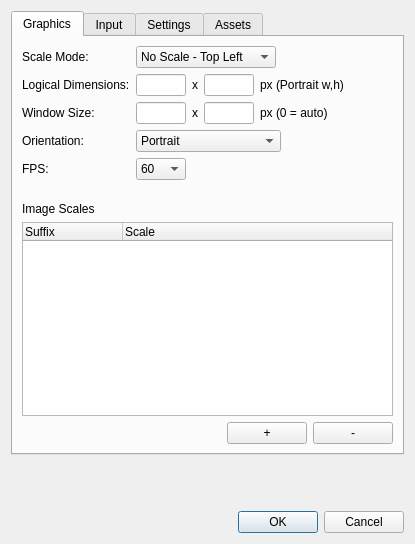
<?xml version="1.0" encoding="UTF-8"?>
<ui version="4.0">
 <class>ProjectPropertiesDialog</class>
 <widget class="QDialog" name="ProjectPropertiesDialog">
  <property name="geometry">
   <rect>
    <x>0</x>
    <y>0</y>
    <width>415</width>
    <height>544</height>
   </rect>
  </property>
  <property name="windowTitle">
   <string>Project Properties</string>
  </property>
  <layout class="QVBoxLayout" name="verticalLayout_6">
   <item>
    <widget class="QTabWidget" name="tabWidget">
     <property name="currentIndex">
      <number>0</number>
     </property>
     <widget class="QWidget" name="tab">
      <attribute name="title">
       <string>Graphics</string>
      </attribute>
      <layout class="QVBoxLayout" name="verticalLayout_4">
       <item>
        <layout class="QHBoxLayout" name="horizontalLayout_7">
         <item>
          <layout class="QVBoxLayout" name="verticalLayout_2">
           <item>
            <widget class="QLabel" name="label_4">
             <property name="toolTip">
              <string>Defines how the screen is scaled

This feature sets the type of screen scaling. See 
Gideros Studio documentation for definition of 
each mode.</string>
             </property>
             <property name="text">
              <string>Scale Mode:</string>
             </property>
            </widget>
           </item>
           <item>
            <widget class="QLabel" name="label">
             <property name="toolTip">
              <string>Defines logical dimensions

Sets the logical dimensions of the device screen.</string>
             </property>
             <property name="text">
              <string>Logical Dimensions:</string>
             </property>
            </widget>
           </item>
           <item>
            <widget class="QLabel" name="label_15">
             <property name="toolTip">
              <string>Defines window size

Sets the window size of the app screen, for desktop versions.</string>
             </property>
             <property name="text">
              <string>Window Size:</string>
             </property>
            </widget>
           </item>
           <item>
            <widget class="QLabel" name="label_6">
             <property name="toolTip">
              <string>Defines the default screen orientation, which is either 
portrait or landscape.</string>
             </property>
             <property name="text">
              <string>Orientation:</string>
             </property>
            </widget>
           </item>
           <item>
            <widget class="QLabel" name="label_12">
             <property name="toolTip">
              <string>Defines the default screen orientation, which is either 
portrait or landscape.</string>
             </property>
             <property name="text">
              <string>FPS:</string>
             </property>
            </widget>
           </item>
          </layout>
         </item>
         <item>
          <layout class="QVBoxLayout" name="verticalLayout">
           <item>
            <layout class="QHBoxLayout" name="horizontalLayout_2">
             <item>
              <widget class="QComboBox" name="scaleMode">
               <property name="minimumSize">
                <size>
                 <width>140</width>
                 <height>0</height>
                </size>
               </property>
               <item>
                <property name="text">
                 <string>No Scale - Top Left</string>
                </property>
               </item>
               <item>
                <property name="text">
                 <string>No Scale - Center</string>
                </property>
               </item>
               <item>
                <property name="text">
                 <string>Pixel Perfect</string>
                </property>
               </item>
               <item>
                <property name="text">
                 <string>Letterbox</string>
                </property>
               </item>
               <item>
                <property name="text">
                 <string>Crop</string>
                </property>
               </item>
               <item>
                <property name="text">
                 <string>Stretch</string>
                </property>
               </item>
               <item>
                <property name="text">
                 <string>Fit Width</string>
                </property>
               </item>
               <item>
                <property name="text">
                 <string>Fit Height</string>
                </property>
               </item>
              </widget>
             </item>
             <item>
              <spacer name="horizontalSpacer_2">
               <property name="orientation">
                <enum>Qt::Horizontal</enum>
               </property>
               <property name="sizeHint" stdset="0">
                <size>
                 <width>40</width>
                 <height>20</height>
                </size>
               </property>
              </spacer>
             </item>
            </layout>
           </item>
           <item>
            <layout class="QHBoxLayout" name="horizontalLayout">
             <item>
              <widget class="QLineEdit" name="logicalWidth">
               <property name="sizePolicy">
                <sizepolicy hsizetype="Fixed" vsizetype="Fixed">
                 <horstretch>0</horstretch>
                 <verstretch>0</verstretch>
                </sizepolicy>
               </property>
               <property name="minimumSize">
                <size>
                 <width>50</width>
                 <height>0</height>
                </size>
               </property>
               <property name="maximumSize">
                <size>
                 <width>50</width>
                 <height>16777215</height>
                </size>
               </property>
              </widget>
             </item>
             <item>
              <widget class="QLabel" name="label_2">
               <property name="text">
                <string>x</string>
               </property>
              </widget>
             </item>
             <item>
              <widget class="QLineEdit" name="logicalHeight">
               <property name="sizePolicy">
                <sizepolicy hsizetype="Fixed" vsizetype="Fixed">
                 <horstretch>0</horstretch>
                 <verstretch>0</verstretch>
                </sizepolicy>
               </property>
               <property name="minimumSize">
                <size>
                 <width>50</width>
                 <height>0</height>
                </size>
               </property>
               <property name="maximumSize">
                <size>
                 <width>50</width>
                 <height>16777215</height>
                </size>
               </property>
              </widget>
             </item>
             <item>
              <widget class="QLabel" name="label_3">
               <property name="text">
                <string>px (Portrait w,h)</string>
               </property>
              </widget>
             </item>
             <item>
              <spacer name="horizontalSpacer">
               <property name="orientation">
                <enum>Qt::Horizontal</enum>
               </property>
               <property name="sizeHint" stdset="0">
                <size>
                 <width>40</width>
                 <height>20</height>
                </size>
               </property>
              </spacer>
             </item>
            </layout>
           </item>
           <item>
            <layout class="QHBoxLayout" name="horizontalLayout1">
             <item>
              <widget class="QLineEdit" name="windowWidth">
               <property name="sizePolicy">
                <sizepolicy hsizetype="Fixed" vsizetype="Fixed">
                 <horstretch>0</horstretch>
                 <verstretch>0</verstretch>
                </sizepolicy>
               </property>
               <property name="minimumSize">
                <size>
                 <width>50</width>
                 <height>0</height>
                </size>
               </property>
               <property name="maximumSize">
                <size>
                 <width>50</width>
                 <height>16777215</height>
                </size>
               </property>
              </widget>
             </item>
             <item>
              <widget class="QLabel" name="label_21">
               <property name="text">
                <string>x</string>
               </property>
              </widget>
             </item>
             <item>
              <widget class="QLineEdit" name="windowHeight">
               <property name="sizePolicy">
                <sizepolicy hsizetype="Fixed" vsizetype="Fixed">
                 <horstretch>0</horstretch>
                 <verstretch>0</verstretch>
                </sizepolicy>
               </property>
               <property name="minimumSize">
                <size>
                 <width>50</width>
                 <height>0</height>
                </size>
               </property>
               <property name="maximumSize">
                <size>
                 <width>50</width>
                 <height>16777215</height>
                </size>
               </property>
              </widget>
             </item>
             <item>
              <widget class="QLabel" name="label_31">
               <property name="text">
                <string>px (0 = auto) </string>
               </property>
              </widget>
             </item>
             <item>
              <spacer name="horizontalSpacer1">
               <property name="orientation">
                <enum>Qt::Horizontal</enum>
               </property>
               <property name="sizeHint" stdset="0">
                <size>
                 <width>40</width>
                 <height>20</height>
                </size>
               </property>
              </spacer>
             </item>
            </layout>
           </item>
           <item>
            <layout class="QHBoxLayout" name="horizontalLayout_3">
             <item>
              <widget class="QComboBox" name="orientation">
               <property name="minimumSize">
                <size>
                 <width>140</width>
                 <height>0</height>
                </size>
               </property>
               <item>
                <property name="text">
                 <string>Portrait</string>
                </property>
               </item>
               <item>
                <property name="text">
                 <string>Landscape Left</string>
                </property>
               </item>
               <item>
                <property name="text">
                 <string>Portrait Upside Down</string>
                </property>
               </item>
               <item>
                <property name="text">
                 <string>Landscape Right</string>
                </property>
               </item>
              </widget>
             </item>
             <item>
              <spacer name="horizontalSpacer_4">
               <property name="orientation">
                <enum>Qt::Horizontal</enum>
               </property>
               <property name="sizeHint" stdset="0">
                <size>
                 <width>40</width>
                 <height>20</height>
                </size>
               </property>
              </spacer>
             </item>
            </layout>
           </item>
           <item>
            <layout class="QHBoxLayout" name="horizontalLayout_5">
             <item>
              <widget class="QComboBox" name="fps">
               <property name="minimumSize">
                <size>
                 <width>50</width>
                 <height>0</height>
                </size>
               </property>
               <item>
                <property name="text">
                 <string>60</string>
                </property>
               </item>
               <item>
                <property name="text">
                 <string>30</string>
                </property>
               </item>
              </widget>
             </item>
             <item>
              <spacer name="horizontalSpacer_5">
               <property name="orientation">
                <enum>Qt::Horizontal</enum>
               </property>
               <property name="sizeHint" stdset="0">
                <size>
                 <width>40</width>
                 <height>20</height>
                </size>
               </property>
              </spacer>
             </item>
            </layout>
           </item>
          </layout>
         </item>
        </layout>
       </item>
       <item>
        <spacer name="verticalSpacer_2">
         <property name="orientation">
          <enum>Qt::Vertical</enum>
         </property>
         <property name="sizeType">
          <enum>QSizePolicy::Fixed</enum>
         </property>
         <property name="sizeHint" stdset="0">
          <size>
           <width>20</width>
           <height>16</height>
          </size>
         </property>
        </spacer>
       </item>
       <item>
        <widget class="QLabel" name="label_5">
         <property name="text">
          <string>Image Scales</string>
         </property>
        </widget>
       </item>
       <item>
        <layout class="QVBoxLayout" name="verticalLayout_3">
         <item>
          <widget class="QTreeWidget" name="imageScales">
           <property name="alternatingRowColors">
            <bool>true</bool>
           </property>
           <property name="rootIsDecorated">
            <bool>false</bool>
           </property>
           <column>
            <property name="text">
             <string>Suffix</string>
            </property>
           </column>
           <column>
            <property name="text">
             <string>Scale</string>
            </property>
           </column>
          </widget>
         </item>
         <item>
          <layout class="QHBoxLayout" name="horizontalLayout_4">
           <item>
            <spacer name="horizontalSpacer_3">
             <property name="orientation">
              <enum>Qt::Horizontal</enum>
             </property>
             <property name="sizeHint" stdset="0">
              <size>
               <width>40</width>
               <height>20</height>
              </size>
             </property>
            </spacer>
           </item>
           <item>
            <widget class="QPushButton" name="add">
             <property name="text">
              <string>+</string>
             </property>
            </widget>
           </item>
           <item>
            <widget class="QPushButton" name="remove">
             <property name="text">
              <string>-</string>
             </property>
            </widget>
           </item>
          </layout>
         </item>
        </layout>
       </item>
      </layout>
     </widget>
     <widget class="QWidget" name="tab_3">
      <attribute name="title">
       <string>Input</string>
      </attribute>
      <layout class="QVBoxLayout" name="verticalLayout_10">
       <item>
        <layout class="QVBoxLayout" name="verticalLayout_9">
         <item>
          <layout class="QHBoxLayout" name="horizontalLayout_9">
           <item>
            <widget class="QCheckBox" name="touchToMouse">
             <property name="text">
              <string>Touch events generate mouse events</string>
             </property>
            </widget>
           </item>
           <item>
            <spacer name="horizontalSpacer_7">
             <property name="orientation">
              <enum>Qt::Horizontal</enum>
             </property>
             <property name="sizeHint" stdset="0">
              <size>
               <width>40</width>
               <height>20</height>
              </size>
             </property>
            </spacer>
           </item>
          </layout>
         </item>
         <item>
          <layout class="QHBoxLayout" name="horizontalLayout_11">
           <item>
            <widget class="QCheckBox" name="mouseToTouch">
             <property name="text">
              <string>Mouse events generate touch events</string>
             </property>
            </widget>
           </item>
           <item>
            <spacer name="horizontalSpacer_9">
             <property name="orientation">
              <enum>Qt::Horizontal</enum>
             </property>
             <property name="sizeHint" stdset="0">
              <size>
               <width>40</width>
               <height>20</height>
              </size>
             </property>
            </spacer>
           </item>
          </layout>
         </item>
         <item>
          <layout class="QHBoxLayout" name="horizontalLayout_12">
           <item>
            <widget class="QLabel" name="label_8">
             <property name="text">
              <string>Order:</string>
             </property>
            </widget>
           </item>
           <item>
            <widget class="QComboBox" name="mouseTouchOrder">
             <item>
              <property name="text">
               <string>Mouse, Touch</string>
              </property>
             </item>
             <item>
              <property name="text">
               <string>Touch, Mouse</string>
              </property>
             </item>
            </widget>
           </item>
           <item>
            <spacer name="horizontalSpacer_10">
             <property name="orientation">
              <enum>Qt::Horizontal</enum>
             </property>
             <property name="sizeHint" stdset="0">
              <size>
               <width>40</width>
               <height>20</height>
              </size>
             </property>
            </spacer>
           </item>
          </layout>
         </item>
        </layout>
       </item>
       <item>
        <spacer name="verticalSpacer_4">
         <property name="orientation">
          <enum>Qt::Vertical</enum>
         </property>
         <property name="sizeHint" stdset="0">
          <size>
           <width>20</width>
           <height>214</height>
          </size>
         </property>
        </spacer>
       </item>
      </layout>
     </widget>
     <widget class="QWidget" name="tab_2">
      <attribute name="title">
       <string>Settings</string>
      </attribute>
      <layout class="QVBoxLayout" name="verticalLayout_8">
       <item>
        <layout class="QHBoxLayout" name="horizontalLayout_8">
         <item>
          <layout class="QVBoxLayout" name="verticalLayout_5">
           <item>
            <widget class="QLabel" name="label_9">
             <property name="toolTip">
              <string>Defines the version of the app.</string>
             </property>
             <property name="text">
              <string>Version:</string>
             </property>
            </widget>
           </item>
           <item>
            <widget class="QLabel" name="label_91">
             <property name="toolTip">
              <string>Defines the integer version for Android.</string>
             </property>
             <property name="text">
              <string>Version code:</string>
             </property>
            </widget>
           </item>
           <item>
            <widget class="QLabel" name="label_7">
             <property name="toolTip">
              <string>Defines how the screen is scaled

This feature sets the type of screen scaling. See 
Gideros Studio documentation for definition of 
each mode.</string>
             </property>
             <property name="text">
              <string>Retina Display:</string>
             </property>
            </widget>
           </item>
           <item>
            <widget class="QLabel" name="label_92">
             <property name="toolTip">
              <string>Defines the default screen orientation, which is either 
portrait or landscape.</string>
             </property>
             <property name="text">
              <string>Autorotation:</string>
             </property>
            </widget>
           </item>
          </layout>
         </item>
         <item>
          <layout class="QVBoxLayout" name="verticalLayout_7">
           <item>
            <layout class="QHBoxLayout" name="horizontalLayout_61">
             <item>
              <widget class="QLineEdit" name="version">
               <property name="text">
                <string>1.0</string>
               </property>
              </widget>
             </item>
             <item>
              <spacer name="horizontalSpacer_61">
               <property name="orientation">
                <enum>Qt::Horizontal</enum>
               </property>
               <property name="sizeHint" stdset="0">
                <size>
                 <width>40</width>
                 <height>20</height>
                </size>
               </property>
              </spacer>
             </item>
            </layout>
           </item>
           <item>
            <layout class="QHBoxLayout" name="horizontalLayout_62">
             <item>
              <widget class="QLineEdit" name="version_code">
               <property name="text">
                <string>1</string>
               </property>
              </widget>
             </item>
             <item>
              <spacer name="horizontalSpacer_62">
               <property name="orientation">
                <enum>Qt::Horizontal</enum>
               </property>
               <property name="sizeHint" stdset="0">
                <size>
                 <width>40</width>
                 <height>20</height>
                </size>
               </property>
              </spacer>
             </item>
            </layout>
           </item>
           <item>
            <layout class="QHBoxLayout" name="horizontalLayout_6">
             <item>
              <widget class="QComboBox" name="retinaDisplay">
               <property name="minimumSize">
                <size>
                 <width>140</width>
                 <height>0</height>
                </size>
               </property>
               <item>
                <property name="text">
                 <string>No Retina Display</string>
                </property>
               </item>
               <item>
                <property name="text">
                 <string>For iPhone</string>
                </property>
               </item>
               <item>
                <property name="text">
                 <string>For iPad</string>
                </property>
               </item>
               <item>
                <property name="text">
                 <string>For iPhone and iPad</string>
                </property>
               </item>
              </widget>
             </item>
             <item>
              <spacer name="horizontalSpacer_6">
               <property name="orientation">
                <enum>Qt::Horizontal</enum>
               </property>
               <property name="sizeHint" stdset="0">
                <size>
                 <width>40</width>
                 <height>20</height>
                </size>
               </property>
              </spacer>
             </item>
            </layout>
           </item>
           <item>
            <layout class="QHBoxLayout" name="horizontalLayout_10">
             <item>
              <widget class="QComboBox" name="autorotation">
               <property name="minimumSize">
                <size>
                 <width>140</width>
                 <height>0</height>
                </size>
               </property>
               <item>
                <property name="text">
                 <string>No Autorotation</string>
                </property>
               </item>
               <item>
                <property name="text">
                 <string>For iPhone/Android</string>
                </property>
               </item>
               <item>
                <property name="text">
                 <string>For iPad/Android</string>
                </property>
               </item>
               <item>
                <property name="text">
                 <string>For iPhone and iPad/Android</string>
                </property>
               </item>
              </widget>
             </item>
             <item>
              <spacer name="horizontalSpacer_8">
               <property name="orientation">
                <enum>Qt::Horizontal</enum>
               </property>
               <property name="sizeHint" stdset="0">
                <size>
                 <width>40</width>
                 <height>20</height>
                </size>
               </property>
              </spacer>
             </item>
            </layout>
           </item>
          </layout>
         </item>
        </layout>
       </item>
       <item>
        <spacer name="verticalSpacer_3">
         <property name="orientation">
          <enum>Qt::Vertical</enum>
         </property>
         <property name="sizeHint" stdset="0">
          <size>
           <width>20</width>
           <height>290</height>
          </size>
         </property>
        </spacer>
       </item>
      </layout>
     </widget>
     <widget class="QWidget" name="tab_4">
      <attribute name="title">
       <string>Assets</string>
      </attribute>
      <widget class="QWidget" name="verticalLayoutWidget">
       <property name="geometry">
        <rect>
         <x>10</x>
         <y>0</y>
         <width>121</width>
         <height>351</height>
        </rect>
       </property>
       <layout class="QVBoxLayout" name="verticalLayout_11">
        <item>
         <widget class="QPushButton" name="appIcon">
          <property name="text">
           <string>Change App Icon</string>
          </property>
         </widget>
        </item>
        <item>
         <widget class="QPushButton" name="tvIcon">
          <property name="text">
           <string>Change TV Icon</string>
          </property>
         </widget>
        </item>
        <item>
         <widget class="QPushButton" name="splashHImage">
          <property name="text">
           <string>Horizontal Splash</string>
          </property>
         </widget>
        </item>
        <item>
         <widget class="QPushButton" name="splashVImage">
          <property name="text">
           <string>Vertical Splash</string>
          </property>
         </widget>
        </item>
       </layout>
      </widget>
      <widget class="QWidget" name="verticalLayoutWidget_2">
       <property name="geometry">
        <rect>
         <x>140</x>
         <y>10</y>
         <width>231</width>
         <height>331</height>
        </rect>
       </property>
       <layout class="QVBoxLayout" name="verticalLayout_12">
        <property name="spacing">
         <number>10</number>
        </property>
        <item>
         <widget class="QLabel" name="appIconLabel">
          <property name="maximumSize">
           <size>
            <width>16777215</width>
            <height>16777215</height>
           </size>
          </property>
          <property name="layoutDirection">
           <enum>Qt::RightToLeft</enum>
          </property>
          <property name="text">
           <string>Selected app icon</string>
          </property>
          <property name="scaledContents">
           <bool>false</bool>
          </property>
          <property name="alignment">
           <set>Qt::AlignCenter</set>
          </property>
         </widget>
        </item>
        <item>
         <widget class="QLabel" name="tvIconLabel">
          <property name="text">
           <string>Selected TV icon</string>
          </property>
          <property name="scaledContents">
           <bool>false</bool>
          </property>
          <property name="alignment">
           <set>Qt::AlignCenter</set>
          </property>
         </widget>
        </item>
        <item>
         <widget class="QLabel" name="splashHImageLabel">
          <property name="text">
           <string>Selected horizontal splash image</string>
          </property>
          <property name="scaledContents">
           <bool>false</bool>
          </property>
          <property name="alignment">
           <set>Qt::AlignCenter</set>
          </property>
         </widget>
        </item>
        <item>
         <widget class="QLabel" name="splashVImageLabel">
          <property name="text">
           <string>Selected vertical spalsh image</string>
          </property>
          <property name="alignment">
           <set>Qt::AlignCenter</set>
          </property>
         </widget>
        </item>
       </layout>
      </widget>
      <widget class="QWidget" name="horizontalLayoutWidget">
       <property name="geometry">
        <rect>
         <x>10</x>
         <y>360</y>
         <width>361</width>
         <height>80</height>
        </rect>
       </property>
       <layout class="QHBoxLayout" name="horizontalLayout_13">
        <item>
         <widget class="QCheckBox" name="disableSplash">
          <property name="text">
           <string>Disable Splash</string>
          </property>
         </widget>
        </item>
        <item>
         <widget class="QPushButton" name="backgroundColor">
          <property name="text">
           <string>Choose Background color</string>
          </property>
         </widget>
        </item>
       </layout>
      </widget>
     </widget>
    </widget>
   </item>
   <item>
    <spacer name="verticalSpacer">
     <property name="orientation">
      <enum>Qt::Vertical</enum>
     </property>
     <property name="sizeHint" stdset="0">
      <size>
       <width>20</width>
       <height>0</height>
      </size>
     </property>
    </spacer>
   </item>
   <item>
    <widget class="QDialogButtonBox" name="buttonBox">
     <property name="orientation">
      <enum>Qt::Horizontal</enum>
     </property>
     <property name="standardButtons">
      <set>QDialogButtonBox::Cancel|QDialogButtonBox::Ok</set>
     </property>
    </widget>
   </item>
  </layout>
 </widget>
 <resources/>
 <connections>
  <connection>
   <sender>buttonBox</sender>
   <signal>accepted()</signal>
   <receiver>ProjectPropertiesDialog</receiver>
   <slot>accept()</slot>
   <hints>
    <hint type="sourcelabel">
     <x>248</x>
     <y>254</y>
    </hint>
    <hint type="destinationlabel">
     <x>157</x>
     <y>274</y>
    </hint>
   </hints>
  </connection>
  <connection>
   <sender>buttonBox</sender>
   <signal>rejected()</signal>
   <receiver>ProjectPropertiesDialog</receiver>
   <slot>reject()</slot>
   <hints>
    <hint type="sourcelabel">
     <x>316</x>
     <y>260</y>
    </hint>
    <hint type="destinationlabel">
     <x>286</x>
     <y>274</y>
    </hint>
   </hints>
  </connection>
 </connections>
</ui>
